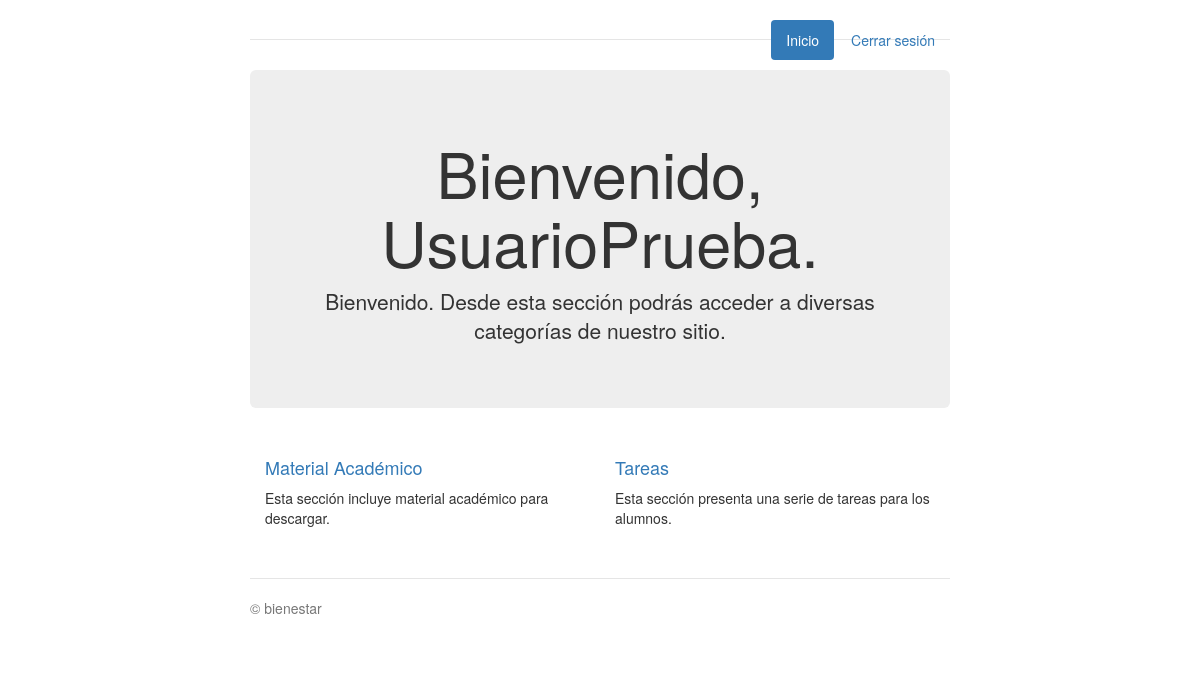
Before: /panelUsuario.php (signed in) with the older database file.
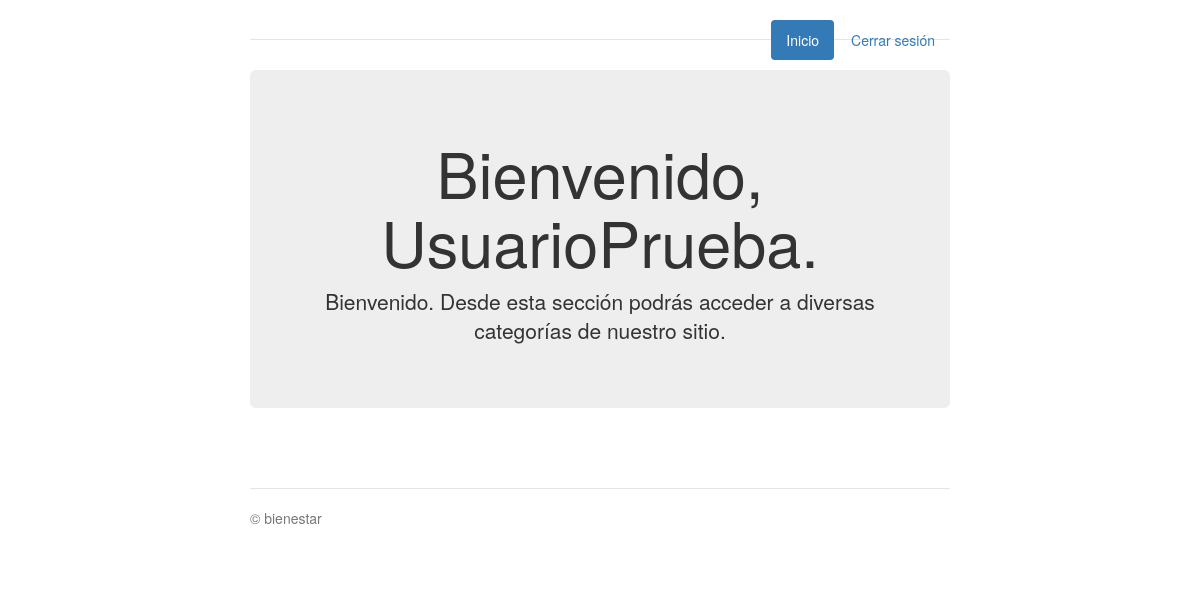
After: the same page with the newer database file.
### tables this page shows
CREATE TABLE `categorias` (
  `ID_Categoria` int(11) NOT NULL AUTO_INCREMENT,
  `categoria` varchar(45) NOT NULL,
  `descripcion` varchar(255) NOT NULL,
  `ruta` varchar(40) NOT NULL,
  PRIMARY KEY (`ID_Categoria`)
);

### scripts/funciones.php (called while the page is built, shortened)
<?php
	$conexion = null;
	function getCategoriasPorUser()
	{
		global $conexion;
		$respuesta = mysqli_query($conexion, "SELECT C.categoria, C.descripcion, C.ruta FROM permisos P INNER JOIN categorias C ON P.ID_Categoria = C.ID_Categoria WHERE usuario =  '".$_SESSION['usuario']."'");
		$respuestas_array = array();
		while ($fila = $respuesta->fetch_row())
		  $respuestas_array[] = $fila;
		return $respuestas_array;
	}
?>

### panelUsuario.php (the view, shortened to what this page needs)
<?php
  require 'scripts/funciones.php';
  $categorias = getCategoriasPorUser();
?>
<!DOCTYPE html>
<html lang="es">
  <head>
    <link rel="stylesheet" href="https://maxcdn.bootstrapcdn.com/bootstrap/3.3.2/css/bootstrap.min.css">
    <link rel="stylesheet" href="css/jumbotron-narrow.css">
  </head>
  <body>
    <div class="container">
      <div class="header">
        <nav>
          <ul class="nav nav-pills pull-right">
            <li role="presentation" class="active"><a href="#">Inicio</a></li>
            <li role="presentation"><a href="scripts/cerrar-sesion.php">Cerrar sesión</a></li>
          </ul>
        </nav>
        <h3 class="text-muted"></h3>
      </div>
      <div class="jumbotron">
        <h1>Bienvenido, <?= $_SESSION['usuario'] ?>.</h1>
        <p class="lead">Bienvenido. Desde esta sección podrás acceder a diversas categorías de nuestro sitio.</p>
      </div>
    	<div class="row marketing">
  <?php foreach( $categorias as $fila ): ?>
  		<div class="col-lg-6">
          <h4><a href="categorias/<?= $fila[2] ?>"><?= $fila[0] ?></a></h4>
          <p><?= $fila[1] ?></p>
        </div>
  <?php endforeach ?>
  		</div>
  		<div class="row marketing">
	    <footer class="footer">
	    	<p>&copy; bienestar</p>
	    </footer>
    </div>
  </body>
</html>

Changed rows visible on the page:
no longer on this page (row edited): categorias: categoria "Material Académico", descripcion "Esta sección incluye material académico para descargar."
no longer on this page (row edited): categorias: categoria "Tareas", descripcion "Esta sección presenta una serie de tareas para los alumnos."
